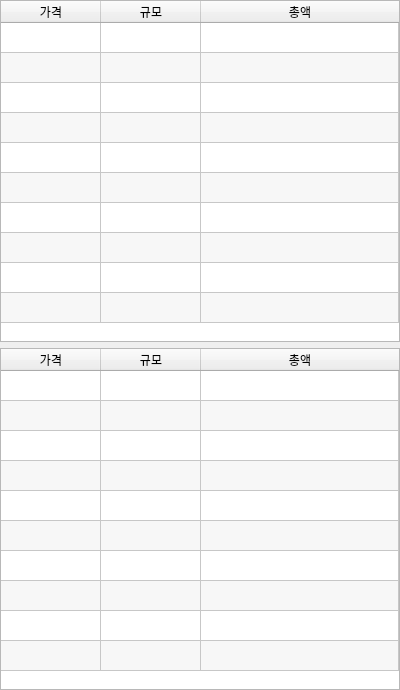
<?xml version="1.0" encoding="UTF-8"?>
<ui version="4.0">
 <class>Form</class>
 <widget class="QWidget" name="Form">
  <property name="geometry">
   <rect>
    <x>0</x>
    <y>0</y>
    <width>400</width>
    <height>690</height>
   </rect>
  </property>
  <property name="windowTitle">
   <string>Form</string>
  </property>
  <layout class="QVBoxLayout" name="verticalLayout">
   <property name="leftMargin">
    <number>0</number>
   </property>
   <property name="topMargin">
    <number>0</number>
   </property>
   <property name="rightMargin">
    <number>0</number>
   </property>
   <property name="bottomMargin">
    <number>0</number>
   </property>
   <item>
    <widget class="QTableWidget" name="tableBids">
     <property name="sizePolicy">
      <sizepolicy hsizetype="Minimum" vsizetype="Minimum">
       <horstretch>0</horstretch>
       <verstretch>0</verstretch>
      </sizepolicy>
     </property>
     <property name="minimumSize">
      <size>
       <width>400</width>
       <height>0</height>
      </size>
     </property>
     <property name="verticalScrollBarPolicy">
      <enum>Qt::ScrollBarAlwaysOff</enum>
     </property>
     <property name="sizeAdjustPolicy">
      <enum>QAbstractScrollArea::AdjustToContents</enum>
     </property>
     <property name="editTriggers">
      <set>QAbstractItemView::NoEditTriggers</set>
     </property>
     <property name="alternatingRowColors">
      <bool>true</bool>
     </property>
     <property name="rowCount">
      <number>10</number>
     </property>
     <property name="columnCount">
      <number>3</number>
     </property>
     <attribute name="horizontalHeaderStretchLastSection">
      <bool>true</bool>
     </attribute>
     <attribute name="verticalHeaderVisible">
      <bool>false</bool>
     </attribute>
     <attribute name="verticalHeaderHighlightSections">
      <bool>true</bool>
     </attribute>
     <row/>
     <row/>
     <row/>
     <row/>
     <row/>
     <row/>
     <row/>
     <row/>
     <row/>
     <row/>
     <column>
      <property name="text">
       <string>가격</string>
      </property>
     </column>
     <column>
      <property name="text">
       <string>규모</string>
      </property>
     </column>
     <column>
      <property name="text">
       <string>총액</string>
      </property>
     </column>
    </widget>
   </item>
   <item>
    <widget class="QTableWidget" name="tableAsks">
     <property name="sizePolicy">
      <sizepolicy hsizetype="Minimum" vsizetype="Minimum">
       <horstretch>0</horstretch>
       <verstretch>0</verstretch>
      </sizepolicy>
     </property>
     <property name="minimumSize">
      <size>
       <width>400</width>
       <height>0</height>
      </size>
     </property>
     <property name="verticalScrollBarPolicy">
      <enum>Qt::ScrollBarAlwaysOff</enum>
     </property>
     <property name="sizeAdjustPolicy">
      <enum>QAbstractScrollArea::AdjustToContents</enum>
     </property>
     <property name="editTriggers">
      <set>QAbstractItemView::NoEditTriggers</set>
     </property>
     <property name="alternatingRowColors">
      <bool>true</bool>
     </property>
     <property name="rowCount">
      <number>10</number>
     </property>
     <property name="columnCount">
      <number>3</number>
     </property>
     <attribute name="horizontalHeaderStretchLastSection">
      <bool>true</bool>
     </attribute>
     <attribute name="verticalHeaderVisible">
      <bool>false</bool>
     </attribute>
     <attribute name="verticalHeaderHighlightSections">
      <bool>true</bool>
     </attribute>
     <row/>
     <row/>
     <row/>
     <row/>
     <row/>
     <row/>
     <row/>
     <row/>
     <row/>
     <row/>
     <column>
      <property name="text">
       <string>가격</string>
      </property>
     </column>
     <column>
      <property name="text">
       <string>규모</string>
      </property>
     </column>
     <column>
      <property name="text">
       <string>총액</string>
      </property>
     </column>
    </widget>
   </item>
  </layout>
 </widget>
 <resources/>
 <connections/>
</ui>
